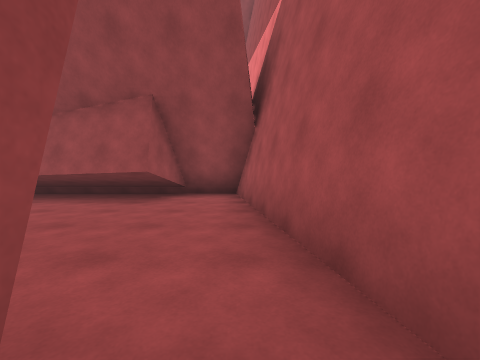
[1] (above)

24 first-person views from a walk through a 3-D level made in the Unity game engine. The camera is 1.2 m above the floor, tilts 2° down and sees 90° across. The floor is counted in squares, 2 m on a side. Each view is taken from the middle of a square. On the plan, view 1 faces up. The plan holds only what a view shows up to about 9 squares ahead; the rest is blank. The place goes on beyond the plan.

[2]
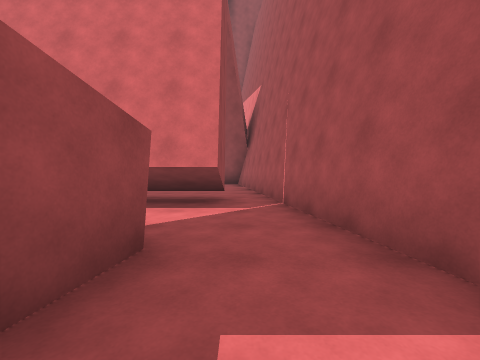

[3]
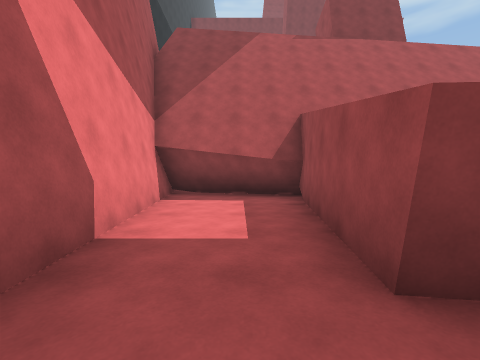

[4]
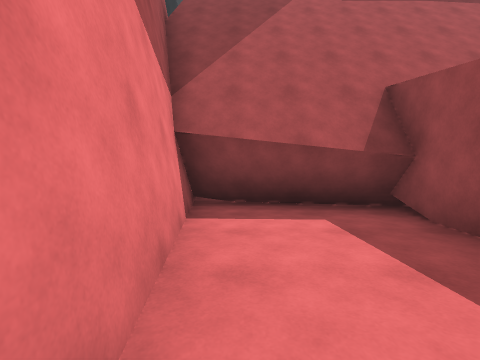

[5]
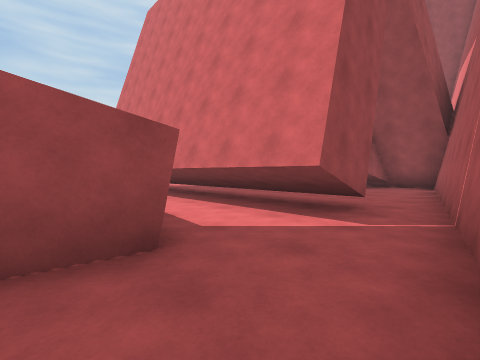

[6]
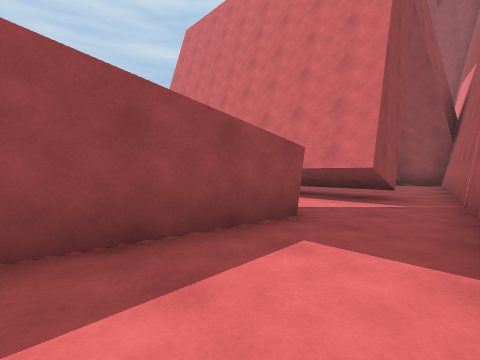

[7]
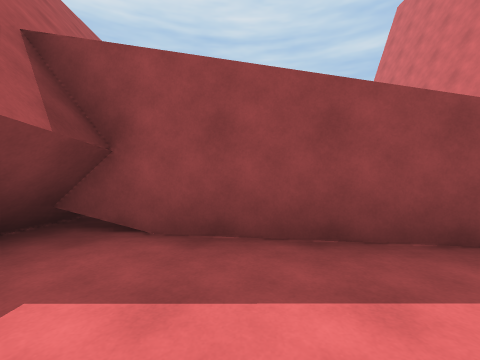

[8]
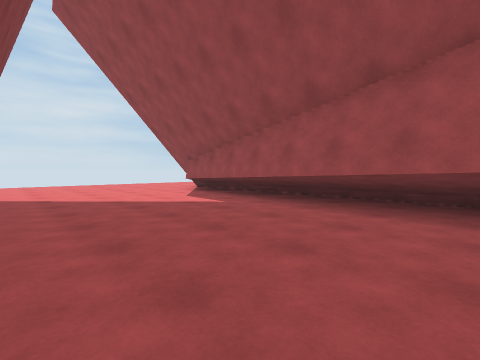

[9]
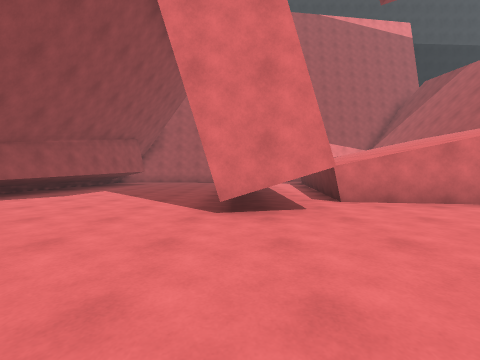

[10]
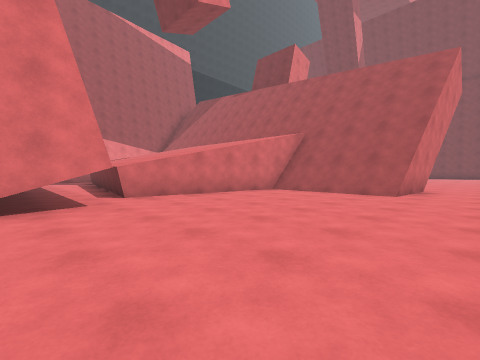

[11]
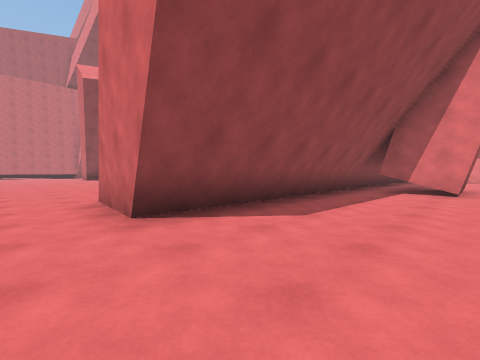

[12]
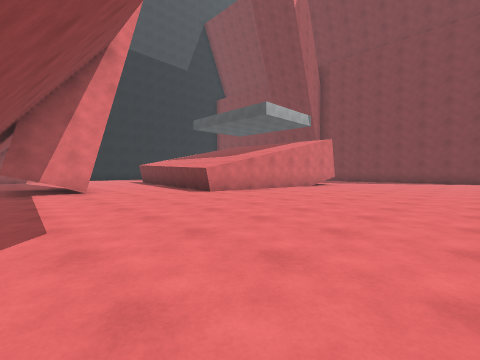

[13]
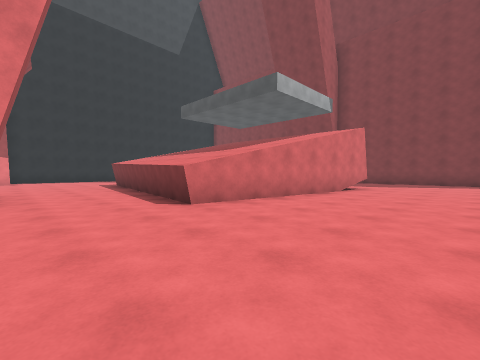

[14]
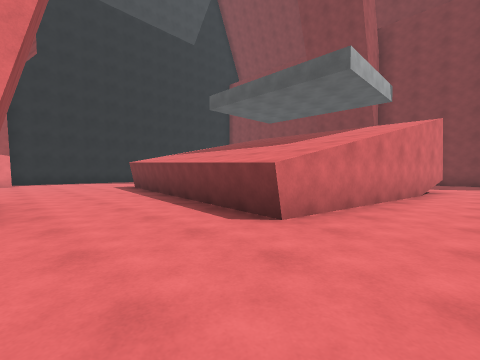

[15]
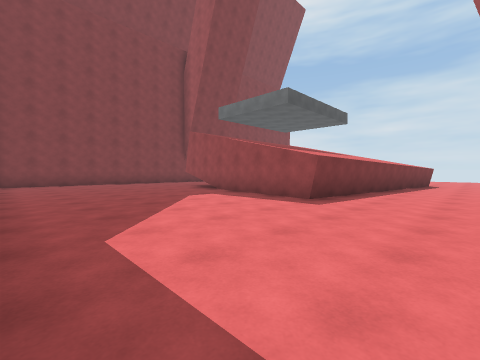

[16]
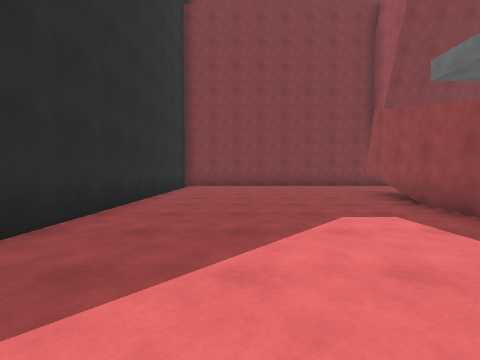

[17]
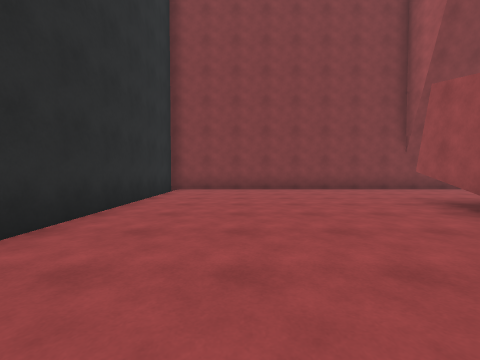

[18]
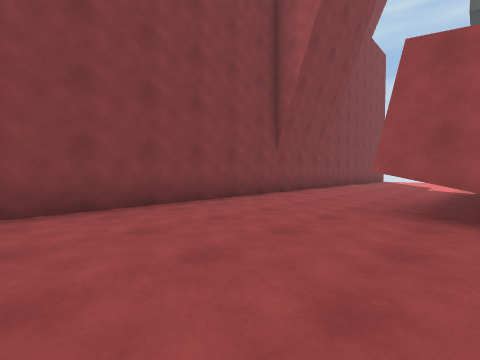

[19]
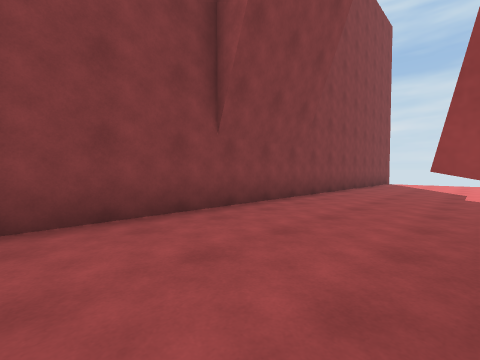

[20]
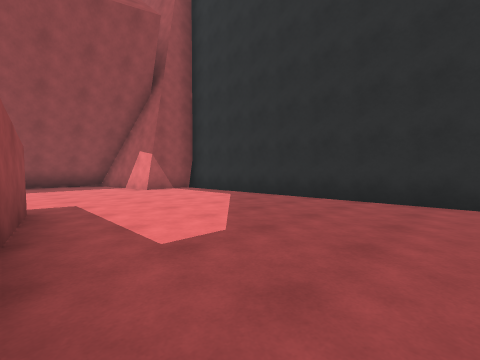

[21]
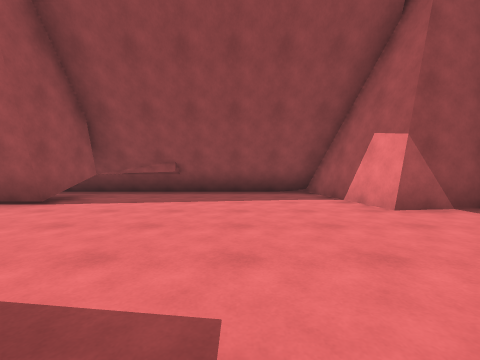

[22]
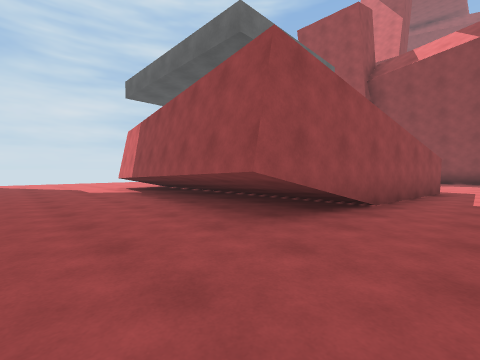

[23]
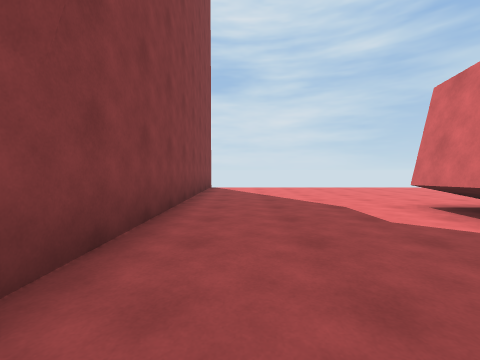

[24]
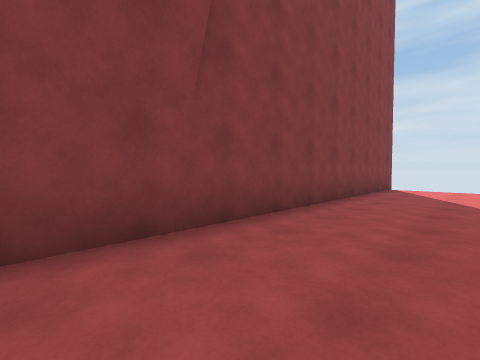

### Floor plan
Key: @ floor where view 1 was taken; # wall or solid block; . floor; ^ raised ledge; T thing the floor can be seen under or through.
Columns run from 14 left of view 1 to 5 right of it. Each row starts with its distance up from view 1.
  6     ############
  5     ....#####..#
  4    ............#
  3   .............#
  2  ..............#
  1 ...............#
  0 .....#  TTTTTT@#
 -1 .....#   TTTTT.#
 -2 ......^^.......##
 -3 ......#^^##  #..#
 -4 ......#      #..#
 -5 ......#     ##..#
 -6 .....##     #...#
 -7 ..####      #...#
 -8 ..####      #####
 -9 ..###############
-10 ........###.....##
-11 ........###......#
-12 ........###......###
-13 ...................#
-14 ...................#
-15 ......^^^^##.......#
-16 ......#    ###.....#
-17 ......#      #.....#
-18 ......#     ##.....#
-19 .....##     #......#
-20 .....T      #......#
-21 .....TTTTTTTT......#
-22 ...........TT......#
-23 ...................#
-24 ...................#
-25 ...................#
-26 ####################

Positions as (right, up) in squares from view 1, and headings:
1: (0, 0), facing up
2: (0, -5), facing up
3: (0, -2), facing down
4: (1, -4), facing down
5: (1, -4), facing up-left
6: (1, -6), facing up-left
7: (1, -6), facing left
8: (-2, 1), facing up-left
9: (-13, 0), facing right
10: (-14, 0), facing down-right
11: (-14, -12), facing up-right
12: (-14, -10), facing down-right
13: (-12, -12), facing down-right
14: (-10, -12), facing down-right
15: (4, -13), facing down-left
16: (2, -15), facing down
17: (2, -17), facing down
18: (2, -21), facing down-left
19: (-1, -22), facing down-left
20: (-1, -20), facing up-right
21: (0, -16), facing up
22: (0, -24), facing up-left
23: (-5, -24), facing left
24: (-5, -23), facing down-left
